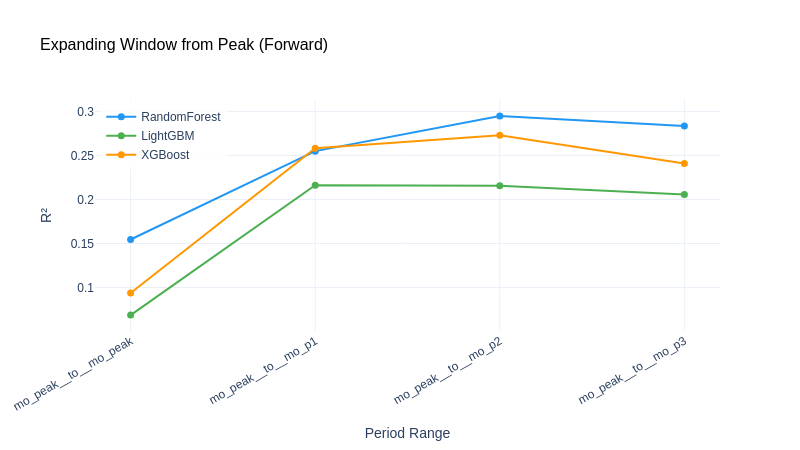

Notebook cell for this chart:
### Code cell
# Figure 6b: Cumulative performance (expanding window from peak) — all 3 models

if not monthly_combos.empty:
    # Filter out pre-September combos
    monthly_filtered = monthly_combos[~monthly_combos["start_period"].isin(EXCLUDE_PERIODS["monthly"])].copy()

    # Forward expansion: mo_peak → mo_p1, mo_peak → mo_p2, etc.
    forward = monthly_filtered[
        monthly_filtered["start_period"] == "mo_peak"
    ].sort_values("n_periods")

    if not forward.empty:
        fig6b = go.Figure()

        for model in MODELS_TO_SHOW:
            r2_col = f"{model}_R2_mean"
            if r2_col not in forward.columns:
                continue
            fig6b.add_trace(
                go.Scatter(
                    x=forward["combo"],
                    y=forward[r2_col],
                    mode="lines+markers",
                    name=model,
                    line=dict(color=MODEL_COLORS[model], width=2),
                    marker=dict(size=7),
                )
            )

        fig6b.update_layout(
            title=dict(
                text="Expanding Window from Peak (Forward)",
                font=TITLE_FONT,
            ),
            xaxis=dict(title="Period Range", title_font=AXIS_FONT, tickangle=-30),
            yaxis=dict(title="R²", title_font=AXIS_FONT),
            font=dict(family=FONT_FAMILY, size=12),
            width=800, height=450,
            legend=dict(x=0.01, y=0.99, bgcolor="rgba(255,255,255,0.8)"),
        )
        fig6b.show()
        fig6b.write_html(FIGURES_OUT / "fig6b_expanding_window.html")
        fig6b.write_image(FIGURES_OUT / "fig6b_expanding_window.png", scale=3)

### Figure 1 — Plotly figure (JSON) as saved in the notebook; plotly's stock layout.template omitted (floating-point values rounded to 4 significant figures)
{"data": [{"line": {"color": "#2196F3", "width": 2}, "marker": {"size": 7}, "mode": "lines+markers", "name": "RandomForest", "type": "scatter", "x": ["mo_peak__to__mo_peak", "mo_peak__to__mo_p1", "mo_peak__to__mo_p2", "mo_peak__to__mo_p3"], "y": [0.1546, 0.2549, 0.2949, 0.2835]}, {"line": {"color": "#4CAF50", "width": 2}, "marker": {"size": 7}, "mode": "lines+markers", "name": "LightGBM", "type": "scatter", "x": ["mo_peak__to__mo_peak", "mo_peak__to__mo_p1", "mo_peak__to__mo_p2", "mo_peak__to__mo_p3"], "y": [0.06873, 0.2161, 0.2156, 0.2055]}, {"line": {"color": "#FF9800", "width": 2}, "marker": {"size": 7}, "mode": "lines+markers", "name": "XGBoost", "type": "scatter", "x": ["mo_peak__to__mo_peak", "mo_peak__to__mo_p1", "mo_peak__to__mo_p2", "mo_peak__to__mo_p3"], "y": [0.09386, 0.2582, 0.273, 0.2408]}], "layout": {"font": {"family": "Arial", "size": 12}, "height": 450, "legend": {"bgcolor": "rgba(255,255,255,0.8)", "x": 0.01, "y": 0.99}, "title": {"font": {"color": "black", "family": "Arial", "size": 16}, "text": "Expanding Window from Peak (Forward)"}, "width": 800, "xaxis": {"tickangle": -30, "title": {"font": {"family": "Arial", "size": 14}, "text": "Period Range"}}, "yaxis": {"title": {"font": {"family": "Arial", "size": 14}, "text": "R²"}}}}
